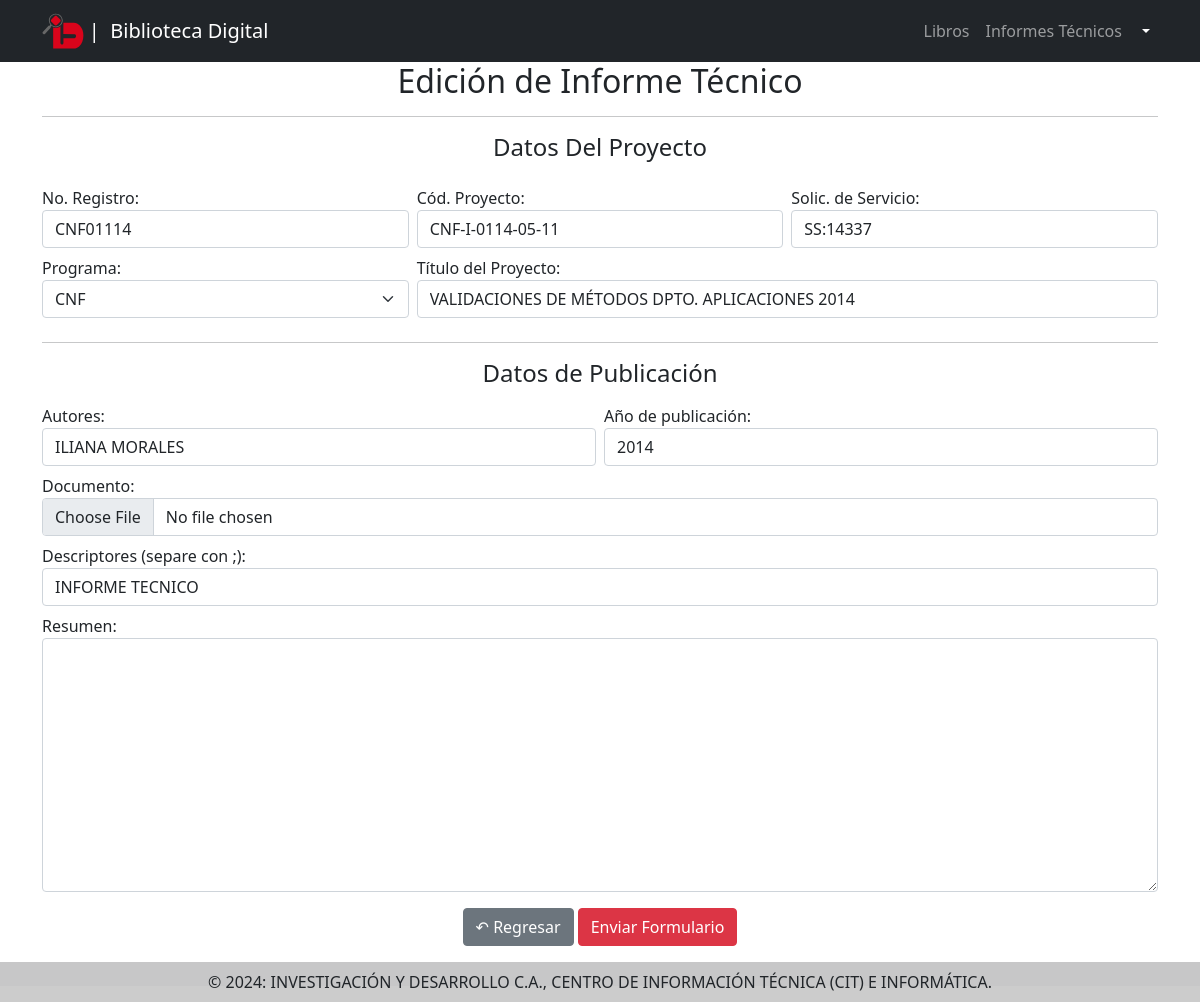
Page /publicaciones/edicion/informe/22/ (signed in) on the committed database.
### core/models.py (models this page shows, shortened)
class Publicacion(models.Model):
    titulo = models.CharField(max_length=500)
    resumen = models.TextField('', null  = True, blank = True)
    autores = models.CharField('Autores de la publicación separados por ;', max_length=200, null  = True, blank = True)
    ano_publicacion = models.SmallIntegerField('Año de publicacion', null  = True, blank = True)
    archivo = models.FileField('Archivo', upload_to='libros/', max_length=200, null  = True, blank = True)
    descriptores = models.ManyToManyField(Descriptor, blank=True)
    def archivo_existe(self):
        if(self.archivo):
            return os.path.exists(self.archivo.path)
        return False
    class Meta:
        abstract = True
        ordering = ('titulo','ano_publicacion')

class Informe(Publicacion):
    def upload_to(self, filename):
        return f'informes/{self.programa}/{self.ano_publicacion}/{filename}'
    archivo = models.FileField('Archivo', upload_to=upload_to, max_length=200, null  = True)
    no_registro = models.CharField(max_length=50, unique=True)
    programa = models.ForeignKey(Empresa, on_delete=models.CASCADE)
    codigo_proyecto = models.CharField(max_length=50, null=True, blank=True)
    solicitud_servicio = models.CharField(max_length=50, null=True, blank=True)

### core/views.py (the view)
# urls.py: path('edicion/informe/<int:pk>/', EdicionInforme.as_view(), name='edicion_informe'),
class EdicionInforme(SuperUserRequiredMixin, UpdateView):
    template_name = 'informe_form.html'
    form_class = InformeForm
    success_url = '/publicaciones/busqueda/informes/'
    model = Informe
    def get_context_data(self, **kwargs: Any) -> dict:
        context = super().get_context_data(**kwargs)
        context['titulo'] = 'Edición de Informe Técnico'
        context['form'].fields['descriptores'].initial = "; ".join(context['object'].descriptores.all().order_by('nombre').values_list('nombre', flat=True))
        return context

### core/forms.py
class InformeForm(GuardadoDescriptoresMixin):
    class Meta:
        model = Informe
        exclude = ['id', 'descriptores']

### core/models.py (called while the page is built)
    def __str__(self):
        return self.nombre

### usuarios/views.py (called while the page is built)
    def test_func(self):
        return self.request.user.is_superuser

### core/templates/informe_form.html (shortened to what this page needs)
{% extends 'base.html' %}
{% load widget_tweaks %}
{% block contenido %}
<div style="min-height: 90vh;" class="container">
    <h2 class="text-center">{{titulo}}</h2>
    <hr>
    <form method="post" enctype="multipart/form-data" onSubmit="document.getElementById('submit').disabled=true;">
        <div class="row g-2">
            <div class="col-12">
                <h4 class="text-center mb-3">Datos Del Proyecto</h4>
            </div>
            <div class="form-group col-md-4 col-sm-12">
                <label for="no_registro">No. Registro:</label>
                {% render_field form.no_registro class="form-control" %}
            </div>
            <div class="form-group col-md-4 col-sm-12">
                <label for="codigo_proyecto">Cód. Proyecto:</label>
                {% render_field form.codigo_proyecto class="form-control" %}
            </div>
            <div class="form-group col-md-4 col-sm-12">
                <label for="codigo_proyecto">Solic. de Servicio:</label>
                {% render_field form.solicitud_servicio class="form-control" %}
            </div>
            <div class="form-group col-md-4 col-sm-12">
                <label for="programa">Programa:</label>
                {% render_field form.programa class="form-select" %}
            </div>
            <div class="form-group col-md-8 col-sm-12">
                <label for="titulo">Título del Proyecto:</label>
                {% render_field form.titulo class="form-control" %}
            </div>
            <div class="col-12">
                <hr>
                <h4 class="text-center">Datos de Publicación</h4>
            </div>
            <div class="form-group col-md-6 col-sm-12">
                <label for="autores">Autores:</label>
                {% render_field form.autores class="form-control" %}
            </div>
            <div class="form-group col-md-6 col-sm-12">
                <label for="ano_publicacion">Año de publicación:</label>
                {% render_field form.ano_publicacion class="form-control" %}
            </div>
            <div class="form-group col-12">
                <label for="descriptores">Documento:</label>
                <div class="input-group">
                    <input type="file" name="archivo" accept="application/pdf,application/msword,application/vnd.openxmlformats-officedocument.wordprocessingml.document" class="form-control" id="id_archivo">
                </div>
            </div>
            <div class="form-group col-12">
                <label for="direccion">Descriptores (separe con ;):</label>
                {% render_field form.descriptores class="form-control" %}
            </div>
            <div class="form-group col-12">
                <label for="resumen">Resumen:</label>
                {% render_field form.resumen class="form-control" %}
            </div>
            <div class="col-12 d-flex justify-content-center mt-3 mb-3">
                <a href="{% url 'busqueda_informes' %}?titulo={{request.session.params_informes.titulo}}&autor={{request.session.params_informes.autor}}&ano={{request.session.params_informes.ano}}&descriptores={{request.session.params_informes.descriptores}}&archivo={{request.session.params_informes.archivo}}&solicitud_servicio={{request.session.params_informes.solicitud_servicio}}&programa={{request.session.params_informes.programa}}"
                    class="btn btn-secondary">↶ Regresar</a>&nbsp;
                <button type="submit" class="btn btn-danger" id="submit">Enviar Formulario</button>
            </div>
        </div>
    </form>
</div>
{% endblock %}

### rows in the picture
Informe: no_registro "CNF01114", codigo_proyecto "CNF-I-0114-05-11", solicitud_servicio "SS:14337", programa "CNF", titulo "VALIDACIONES DE MÉTODOS DPTO. APLICACIONES 2014", autores "ILIANA MORALES", ano_publicacion "2014"

### other values in the picture
{{ titulo }} "Edición de Informe Técnico"
